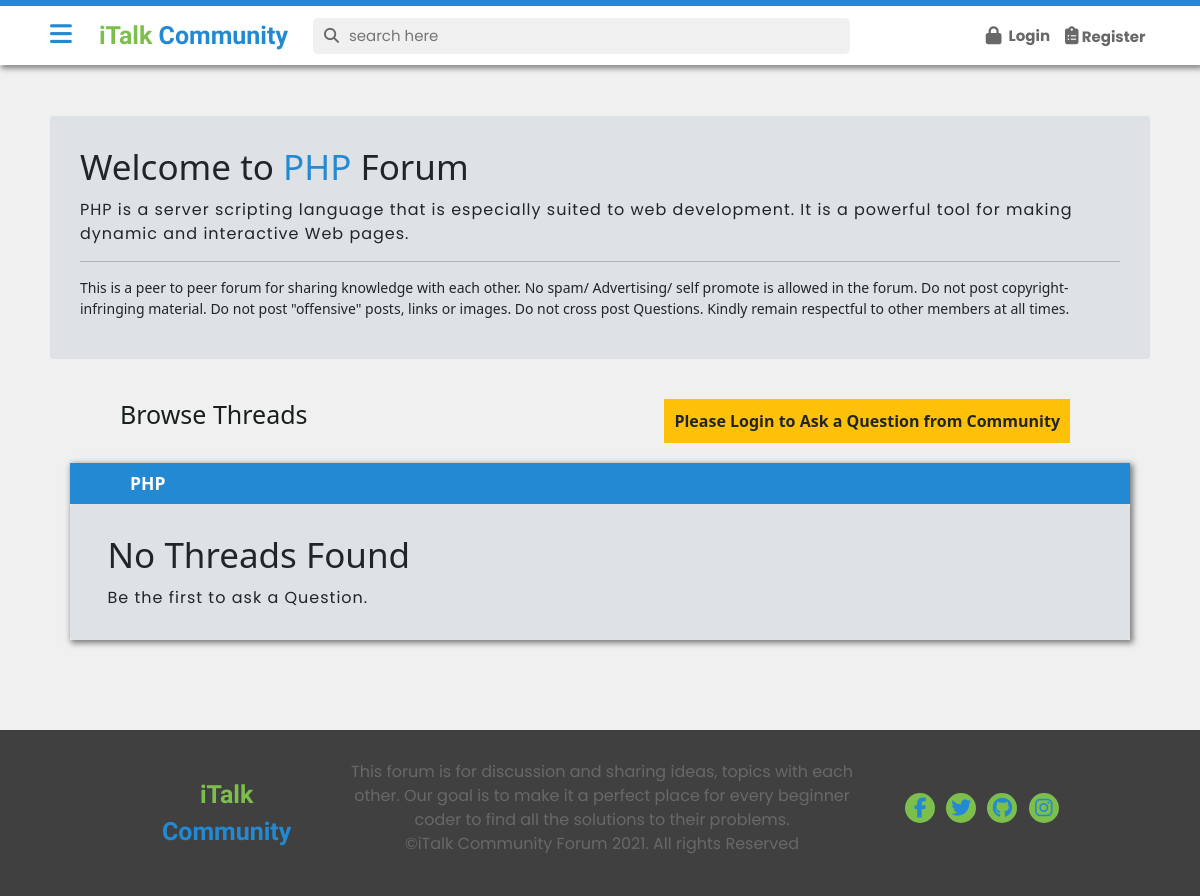
Screenshot of /_threadlist.php?catid=3 with the database file from the repository.
### tables this page shows
CREATE TABLE `categories` (
  `category_id` int(11) NOT NULL,
  `category_name` varchar(23) NOT NULL,
  `category_description` text NOT NULL,
  `category_date` datetime NOT NULL DEFAULT current_timestamp(),
  `category_img` varchar(255) NOT NULL
);

### _threadlist.php (the view, shortened to what this page needs)
<!DOCTYPE html>
<html lang="en">
<head>
    <link rel="stylesheet" href="https://cdnjs.cloudflare.com/ajax/libs/font-awesome/5.15.3/css/all.min.css">
    <link href="https://cdn.jsdelivr.net/npm/bootstrap@5.0.0-beta2/dist/css/bootstrap.min.css" rel="stylesheet"
>
    <link rel="stylesheet" href="css/threadlist.css?v=<?php echo time(); ?>">
    <link rel="stylesheet" href="../style.css?v=<?php echo time(); ?>">
    <link rel="stylesheet" href="partials/css/partials.css?v=<?php echo time(); ?>">
</head>
<body>
    <?php require "partials/_header.php"; ?>
    <div class="main-container">
        <?php require "partials/_sidenav.php"; ?>
        <div class="_main" id="main">
            <?php
                $id =  $_GET['catid'];
                $sql = "SELECT * FROM `categories` WHERE `category_id` = $id ";
                $res = mysqli_query($conn, $sql);
                while($row = mysqli_fetch_assoc($res)){
                    $catName = $row['category_name'];
                    $catDesc = $row['category_description'];
                echo'<div class="jumbotron">
                        <h1 class="display-4">Welcome to <span>'.$catName.'</span> Forum</h1>
                        <p class="lead">'.$catDesc.'</p>
                        <hr class="my-4">
                        <p class="disclaimer">This is a peer to peer forum for sharing knowledge with each other. No spam/ Advertising/ self promote is allowed in the forum. Do not post copyright-infringing material. Do not post "offensive" posts, links or images. Do not cross post Questions. Kindly remain respectful to other members at all times. </p>
                        </div>';}
                        ?>
            <div class="heading-btn">
                <h1 class="browse-heading">Browse Threads</h1>
                <?php
            if($login){ echo
            '<p class="btnadd">
                <button class="btn btn-primary" type="button" data-bs-toggle="collapse" data-bs-target="#askQuestion"
                    aria-expanded="false" aria-controls="askQuestion">
                    Post a Question
                </button>
            </p>';}
            else{ echo
                '<p class="btnadd text-dark bg-warning p-3"><strong>
               Please Login to Ask a Question from Community </strong>
            </p>';
            }
            ?>
            </div>
            <div class="threads">
                <div class="thread-cat">
                    <h3 class="th-cat"> <?php echo $catName; ?></h3>
                        <?php
                    $noResult = true;
                    if($noResult){
                echo '<div class="jumbotron jumbotron-fluid">
                <div class="container">
                  <h1 class="display-4">No Threads Found</h1>
                  <p class="lead">Be the first to ask a Question.</p>
                </div>
              </div>';
            }?>
                </div>
            </div>
            </div>
        </div>
    <?php require "partials/_footer.php" ?>
</body>
</html>

### css/threadlist.css (style rules this page uses)
.jumbotron { padding: 3rem 3rem; margin-top: 0rem; margin-bottom: 4rem; background-color: #dee2e6; border-radius: .3rem; transition: all .5s ease-in-out; }
.jumbotron p.lead { font-family: 'Poppins', sans-serif !important; font-weight: 400; font-size: 1.6rem; letter-spacing: 0.1rem; margin-bottom: 0rem !important; }
.jumbotron p.disclaimer { font-size: 1.4rem; font-weight: 300; }
.jumbotron h1 { margin-bottom: 1rem; }
.jumbotron h1 span { color: var(--primary); font-weight: 400; }
.main ._main { margin-left: 20rem; }
div._main .heading-btn { display: flex; justify-content: space-between; margin: 0 5rem; }
div._main h1.browse-heading { color: var(--dark); margin: 0 2rem; }
div._main .threads { margin: 2rem; box-shadow: 2px 2px 6px 1px rgba(0,0,0, 0.5); }
div._main .threads .thread-cat h3.th-cat { background-color: var(--primary); padding: 1rem 1rem 1rem 6rem; font-weight: 600; color: var(--pure); margin: 0; }
div._main p.btnadd { display: flex; justify-content: center; margin: 0 3rem; }

### style.css (style rules this page uses)
:root { --primary : #2389D3; --secondary : #7DBF4D; --dark : #191e1e; --light : #F0F0F0; --bgwhite : #f4f7f9; --pure: #fff; --grey :#686868; --bglight:#f0f0f0; }
*, *:before, *:after { margin: 0; padding: 0; box-sizing: border-box; }
html { font-size: 62.5%; -webkit-font-smoothing: antialiased; }
body { background: var(--pure); font-size: 1.6rem; }
div.main-container { padding: 0; margin-top: 6.6rem; }
.main ._main { margin: 0rem; padding: 5rem; position: relative; }

### rows the page displays
categories: category_name "PHP", category_description "PHP is a server scripting language that is especially suited to web development. It is a powerful tool for making dynamic and interactive Web pages."
